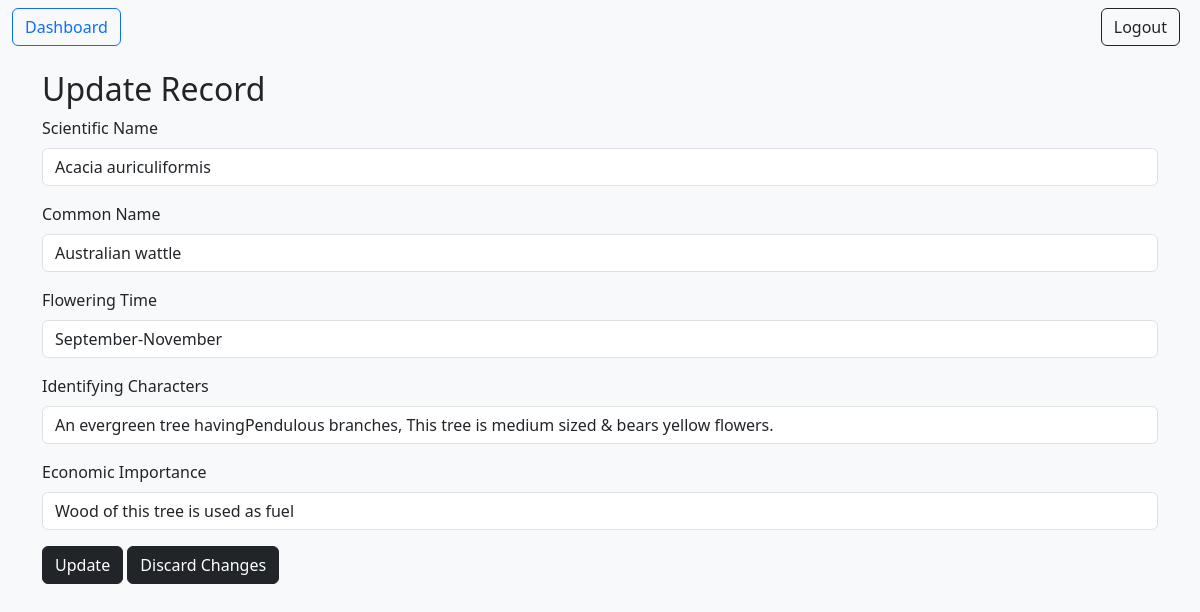
The page /view/update/77222b81-4ce7-4b8d-a4ae-489c25584ad0 (signed in) on the database its author committed.
### app.py (models this page shows)
class Garden(db.Model):
    uid = db.Column(db.String(180), primary_key=True)
    qr_code = db.Column(db.LargeBinary)
    scientific_name = db.Column(db.String(180), nullable=False)
    common_name = db.Column(db.String(180), nullable=False)
    flowering_time = db.Column(db.String(180), nullable=False)
    identifying_characters = db.Column(db.String(1000), nullable=False)
    economic_importance = db.Column(db.String(1000), nullable=False)
    date_created = db.Column(db.DateTime, default=datetime.datetime.now(pytz.timezone('Asia/Kolkata')))

### app.py (the view, shortened to what this page needs)
@app.route('/view/update/<string:uid>', methods=['GET', 'POST'])
def update(uid):
    record = Garden.query.filter_by(uid=uid).first()
    return render_template('update.html', record=record)

### app.py (called while the page is built)
@login_manager.user_loader
def load_user(user_id):
    return User.query.get(int(user_id))

### templates/update.html (shortened to what this page needs)
<!doctype html>
<html lang="en">
  <head>
    <link rel="stylesheet" href="https://cdn.jsdelivr.net/npm/@docsearch/css@3">
    <link href="https://cdn.jsdelivr.net/npm/bootstrap@5.3.2/dist/css/bootstrap.min.css" rel="stylesheet"
>
  </head>
  <body class="bg-body-tertiary">
    <div >
      <nav class="navbar bg-body-tertiary">
          <div class="container-fluid">
            <a class=" btn btn-outline-primary" role="button" href="/dashboard">Dashboard</a>
            <div class="d-flex me-2">
              <div class="nav-item">
                  <a class=" btn btn-outline-dark" role="button" href="/logout">Logout</a>
              </div>
          </div>
          </div>
        </nav>
  </div>
    <div class="container my-3">
        <h2>Update Record</h2>
        <form action="/view/update/{{record.uid}}" method="POST">
            <div class="mb-3">
                <label for="scientific_name" class="form-label">Scientific Name</label>
                <input type="text" class="form-control" value="{{record.scientific_name}}" name="scientific_name" id="scientific_name" >
            </div>
            <div class="mb-3" >
                <label for="common_name" class="form-label">Common Name</label>
                <input type="text" class="form-control" value="{{record.common_name}}" name="common_name" id="common_name">
            </div>
            <div class="mb-3">
                <label for="flowering_time" class="form-label">Flowering Time</label>
                <input type="text" class="form-control" value="{{record.flowering_time}}" name="flowering_time"
                    id="flowering_time">
            </div>
            <div class="mb-3">
              <label for="identifying_characters" class="form-label">Identifying Characters</label>
              <input type="text" class="form-control" value="{{record.identifying_characters}}" name="identifying_characters"
                  id="identifying_characters">
          </div>
          <div class="mb-3">
            <label for="economic_importance" class="form-label">Economic Importance</label>
            <input type="text" class="form-control" value="{{record.economic_importance}}" name="economic_importance"
                id="economic_importance">
        </div>
            <button type="submit" class="btn btn-dark">Update</button>
            <a role="button" href="/view" class="btn btn-dark">Discard Changes</a>
        </form>
    </div>
  </body>
</html>

### rows shown on the page
Garden: scientific_name "Acacia auriculiformis", common_name "Australian wattle", flowering_time "September-November", identifying_characters "An evergreen tree havingPendulous branches, This tree is medium sized & bears yellow flowers.", economic_importance "Wood of this tree is used as fuel"
